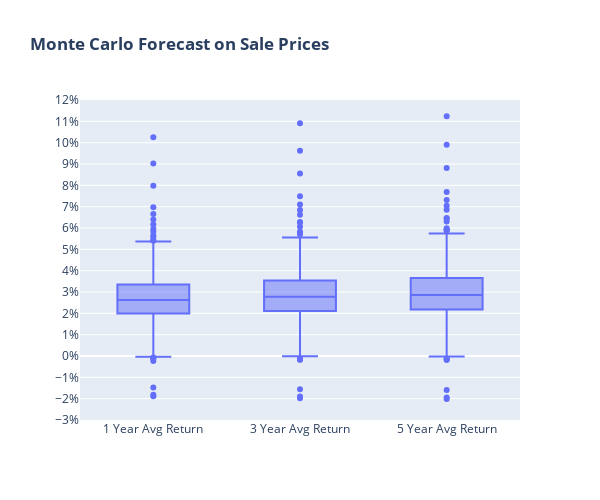

This figure's notebook cell:
### Code cell
# Plot for monte carlo 1,3,5 year returns (used in presentation)

def mc_boxplot_func():
    
    mc_df = pd.DataFrame(data=mc_data)
    
    mc_boxplot = px.box(mc_df, title="<b>Monte Carlo Forecast on Sale Prices</b>",
                        y=["1 Year Avg Return","3 Year Avg Return", "5 Year Avg Return"],
                        width=600,
                        height=500
                       )

    mc_boxplot.update_layout(
        yaxis= dict(
        tickformat=',.0%',
        range= [-0.03,.12],
        title='',
        dtick=.01
        ),
        xaxis= dict(
        title='',
        )
    )  
    
    return mc_boxplot

mc_boxplot_func() #this line is just for show in this notebook but the above function should be used for the dashboard

### Figure 1 — Plotly figure (JSON) as saved in the notebook; plotly's stock layout.template omitted (floating-point values rounded to 4 significant figures; data arrays with more than 128 entries replaced by an {"elided": "..."} marker saying what was removed)
{"data": [{"alignmentgroup": "True", "hovertemplate": "variable=%{x}<br>value=%{y}<extra></extra>", "legendgroup": "", "marker": {"color": "#636efa"}, "name": "", "notched": false, "offsetgroup": "", "orientation": "v", "showlegend": false, "type": "box", "x": {"elided": "2706 str values"}, "x0": " ", "xaxis": "x", "y": {"elided": "2706 float values"}, "y0": " ", "yaxis": "y"}], "layout": {"boxmode": "group", "height": 500, "legend": {"tracegroupgap": 0}, "title": {"text": "<b>Monte Carlo Forecast on Sale Prices</b>"}, "width": 600, "xaxis": {"anchor": "y", "domain": [0, 1], "title": {"text": ""}}, "yaxis": {"anchor": "x", "domain": [0, 1], "dtick": 0.01, "range": [-0.03, 0.12], "tickformat": ",.0%", "title": {"text": ""}}}}
